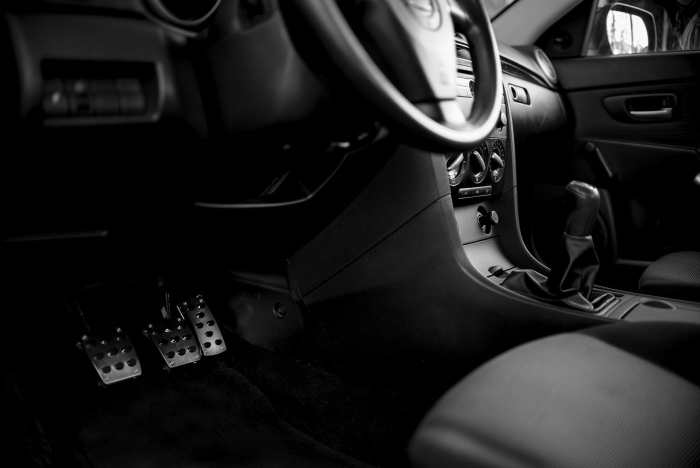
#> input picture fundos/carro-por-dentro.jpg, 1400 x 935 px (shown at 1/2 size)
$ python -i arte_natural.py   (imports and definitions only)
#> lines starting #> are read from the running program, lines starting #| are printed output that depends on the picture
"""Desenha stories com cara de feitos no celular: foto de fundo ou cor lisa e texto em
'etiquetas' (o fundo arredondado atrás de cada linha, como o texto do próprio Instagram).
Só usa fontes livres (pasta fontes/) e fotos do Unsplash (pasta fundos/)."""
import json
import os
import random
from PIL import Image, ImageDraw, ImageEnhance, ImageFilter, ImageFont, ImageOps

AQUI = os.path.dirname(os.path.abspath(__file__))
W, H = 1080, 1920
TOPO_SEGURO, BASE_SEGURA = 300, 1600   # o Instagram cobre o topo (barra/perfil) e a base (responder)

# [2 lines not run here, left out]

CORES = {
    "papel": (231, 224, 213), "escuro": (22, 21, 21), "bordo": (117, 33, 51),
    "limao": (178, 176, 14), "oliva": (63, 75, 15), "rosa": (224, 116, 132), "creme": (246, 241, 233),
}
# [1 line not run here, left out]
PASTAS_FOTOS = [os.path.join(AQUI, "fundos"), os.path.join(AQUI, "fotos")]   # fotos/ = fotos pessoais (cifradas no GitHub)


def _arquivos_de_fotos():
    achados = {}
    for pasta in PASTAS_FOTOS:
        if os.path.isdir(pasta):
            for f in os.listdir(pasta):
                if f.lower().endswith((".jpg", ".jpeg", ".png")):
                    achados[os.path.splitext(f)[0]] = os.path.join(pasta, f)
    return achados


FUNDOS = sorted(_arquivos_de_fotos())
# [1 line that did not run here, left out]


# [7 lines left out: function opcoes_de_fundo, not called in this run]


USADAS = []   # nomes das fotos usadas recentemente (o gerador carrega do historico.json)


def escolher_foto(nome):
    """Escolhe uma foto da categoria pedida, dando preferência às que não foram usadas há mais tempo."""
    fotos = _arquivos_de_fotos()
    if nome in fotos:
        escolhida = nome
    else:
        candidatas = [n for n in fotos if n.startswith(nome + "-") or n.startswith(nome + "_")] or list(fotos)
        nunca = [n for n in candidatas if n not in USADAS]
        if nunca:
            escolhida = random.choice(nunca)
        else:                                   # todas já usadas: pega a usada há mais tempo
            escolhida = min(candidatas, key=lambda n: max(i for i, u in enumerate(USADAS) if u == n))
    USADAS.append(escolhida)
    return fotos[escolhida]


# [4 lines left out: function fonte, not called in this run]


def script(tam):
    return ImageFont.truetype(os.path.join(AQUI, "fontes", "PinyonScript.ttf"), int(tam))


# [13 lines left out: function quebrar, not called in this run]


def fundo(nome):
#> called with nome = 'fundos/bebida-gelada.jpg'
    if nome and nome.startswith("cor:"):
        cor = CORES.get(nome[4:], CORES["papel"])
        img = Image.new("RGB", (W, H), cor)
        ruido = Image.effect_noise((W, H), 18).convert("L").point(lambda v: 128 + (v - 128) // 6)
        return Image.blend(img, Image.merge("RGB", [ruido] * 3), 0.06), cor
    ft = ImageOps.exif_transpose(Image.open(escolher_foto(nome or ""))).convert("RGB")
#> ft is the input picture: PIL image 1400x935 RGB; min 0, max 255, mean 29.6
    ft = ImageOps.fit(ft, (W, H), centering=(0.5, 0.5))
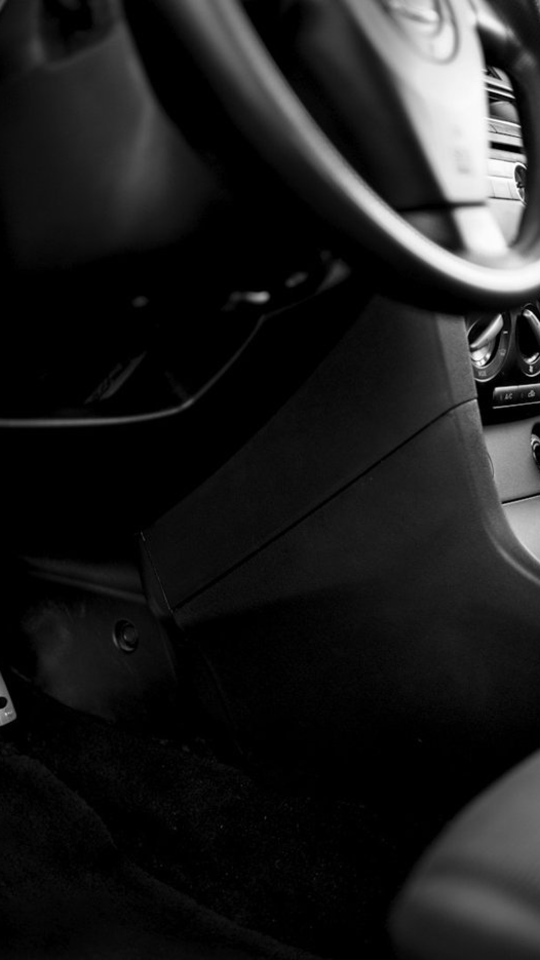
#> ft: PIL image 1080x1920 RGB (shown at 1/2 size); min 0, max 255, mean 29.3
    ft = ImageEnhance.Brightness(ft).enhance(0.62)
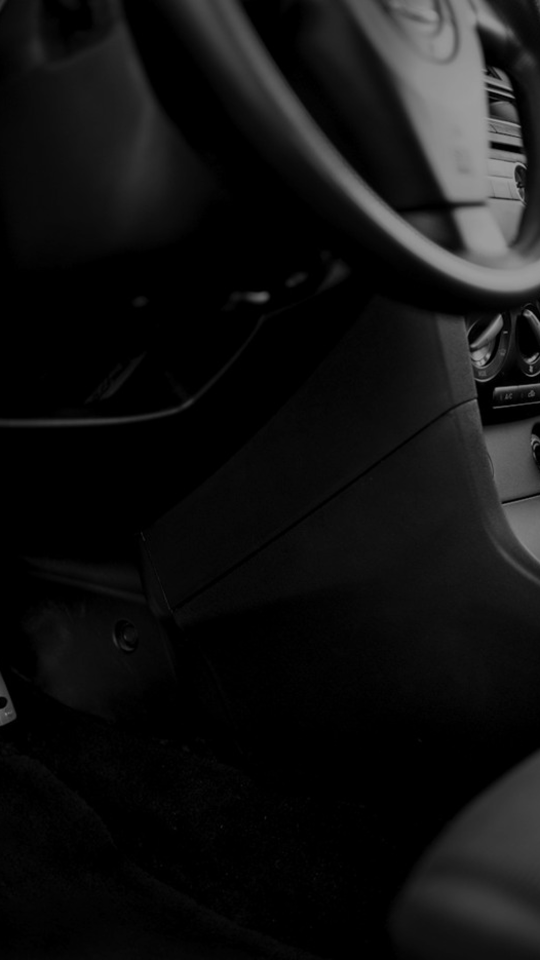
#> ft: PIL image 1080x1920 RGB (shown at 1/2 size); min 0, max 158, mean 17.8
    return ft, None


# [15 lines left out: function etiquetas, not called in this run]


def contraste(cor):
    r, g, b = cor
    return (22, 21, 21) if (r * 299 + g * 587 + b * 114) / 1000 > 140 else (246, 241, 233)


# [66 lines left out: function desenhar, not called in this run]

>>> result = fundo('fundos/bebida-gelada.jpg')
